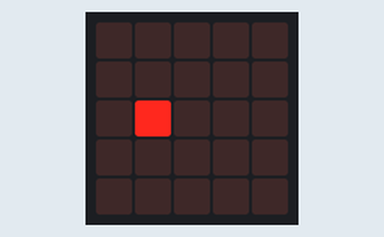
This program was run on a simulated BBC micro:bit (MakeCode). On the bench: the board's 5×5 LED display. Dim RGB values are drawn brighter than linear; random numbers come from a fixed seed.

Above: at 0.6 s.
At 1.1 s:
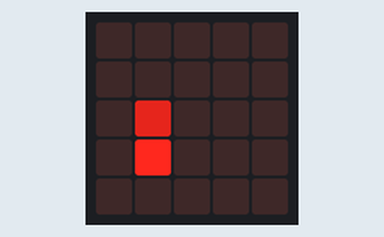
At 1.6 s:
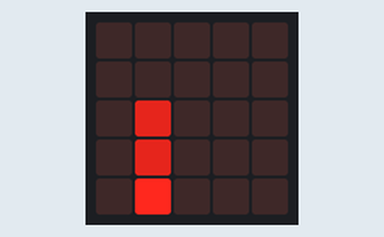
At 2.1 s:
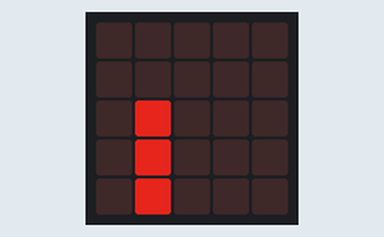

The program:

main.ts
```typescript
let DIodeY1 = 0
let DiodeY2 = 0
basic.pause(500)
let DiodeX = randint(0, 4)
let Diode_Y = randint(1, 1)
while (DiodeY2 != 4) {
    Diode_Y += 1
    DIodeY1 = Diode_Y - 0
    led.plotBrightness(DiodeX, Diode_Y, 255)
    basic.pause(500)
    led.unplot(DiodeX, Diode_Y)
    led.plotBrightness(DiodeX, DIodeY1, 175)
}
basic.forever(function () {

})
```

test.ts
```typescript
// les tests vont ici ; cela ne sera pas compilé si ce paquet est utilisé en tant qu'extension.
```

Measured:
- what the display in image 0 shows lasts 0.5 s, from 0.5 s to 1.0 s
